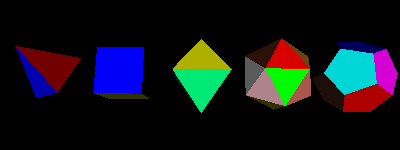

Source code (Python):
#!/usr/bin/env python

# Demonstrate the five Platonic solids from vtkPlatonicSolidSource with
# a color lookup table applied to each face.

# Factory overrides
import vtkmodules.vtkInteractionStyle  # noqa: F401
import vtkmodules.vtkRenderingFreeType  # noqa: F401
import vtkmodules.vtkRenderingOpenGL2  # noqa: F401

from vtkmodules.vtkCommonColor import vtkNamedColors
from vtkmodules.vtkCommonCore import vtkLookupTable
from vtkmodules.vtkFiltersSources import vtkPlatonicSolidSource
from vtkmodules.vtkRenderingCore import (
    vtkActor,
    vtkPolyDataMapper,
    vtkRenderWindow,
    vtkRenderWindowInteractor,
    vtkRenderer,
)

named_colors = vtkNamedColors()

# Tetrahedron
tetrahedron = vtkPlatonicSolidSource()
tetrahedron.SetSolidTypeToTetrahedron()
tetrahedron_mapper = vtkPolyDataMapper()
tetrahedron_mapper.SetInputConnection(tetrahedron.GetOutputPort())
tetrahedron_actor = vtkActor()
tetrahedron_actor.SetMapper(tetrahedron_mapper)

# Cube
cube = vtkPlatonicSolidSource()
cube.SetSolidTypeToCube()
cube_mapper = vtkPolyDataMapper()
cube_mapper.SetInputConnection(cube.GetOutputPort())
cube_actor = vtkActor()
cube_actor.SetMapper(cube_mapper)
cube_actor.AddPosition(2.0, 0, 0)

# Octahedron
octahedron = vtkPlatonicSolidSource()
octahedron.SetSolidTypeToOctahedron()
octahedron_mapper = vtkPolyDataMapper()
octahedron_mapper.SetInputConnection(octahedron.GetOutputPort())
octahedron_actor = vtkActor()
octahedron_actor.SetMapper(octahedron_mapper)
octahedron_actor.AddPosition(4.0, 0, 0)

# Icosahedron
icosahedron = vtkPlatonicSolidSource()
icosahedron.SetSolidTypeToIcosahedron()
icosahedron_mapper = vtkPolyDataMapper()
icosahedron_mapper.SetInputConnection(icosahedron.GetOutputPort())
icosahedron_actor = vtkActor()
icosahedron_actor.SetMapper(icosahedron_mapper)
icosahedron_actor.AddPosition(6.0, 0, 0)

# Dodecahedron
dodecahedron = vtkPlatonicSolidSource()
dodecahedron.SetSolidTypeToDodecahedron()
dodecahedron_mapper = vtkPolyDataMapper()
dodecahedron_mapper.SetInputConnection(dodecahedron.GetOutputPort())
dodecahedron_actor = vtkActor()
dodecahedron_actor.SetMapper(dodecahedron_mapper)
dodecahedron_actor.AddPosition(8.0, 0, 0)

# Lookup table with named colors for each face
lookup_table = vtkLookupTable()
lookup_table.SetNumberOfColors(20)
lookup_table.Build()

color_names = [
    "red", "lime", "yellow", "blue", "magenta",
    "cyan", "spring_green", "lavender", "mint_cream", "violet",
    "ivory_black", "coral", "pink", "salmon", "sepia",
    "carrot", "gold", "forest_green", "turquoise", "plum",
]
for i, name in enumerate(color_names):
    rgba = [0.0, 0.0, 0.0, 1.0]
    named_colors.GetColor(name, rgba)
    lookup_table.SetTableValue(i, rgba)

lookup_table.SetTableRange(0, 19)

tetrahedron_mapper.SetLookupTable(lookup_table)
tetrahedron_mapper.SetScalarRange(0, 19)
cube_mapper.SetLookupTable(lookup_table)
cube_mapper.SetScalarRange(0, 19)
octahedron_mapper.SetLookupTable(lookup_table)
octahedron_mapper.SetScalarRange(0, 19)
icosahedron_mapper.SetLookupTable(lookup_table)
icosahedron_mapper.SetScalarRange(0, 19)
dodecahedron_mapper.SetLookupTable(lookup_table)
dodecahedron_mapper.SetScalarRange(0, 19)

# Renderer
renderer = vtkRenderer()
renderer.AddActor(tetrahedron_actor)
renderer.AddActor(cube_actor)
renderer.AddActor(octahedron_actor)
renderer.AddActor(icosahedron_actor)
renderer.AddActor(dodecahedron_actor)

rgb = [0.0, 0.0, 0.0]
named_colors.GetColorRGB("black", rgb)
renderer.SetBackground(rgb)

# Window
render_window = vtkRenderWindow()
render_window.AddRenderer(renderer)
render_window.SetSize(400, 150)
render_window.SetWindowName("platonic solids")

# Scene
camera = renderer.GetActiveCamera()
camera.SetPosition(3.89696, 7.20771, 1.44123)
camera.SetFocalPoint(3.96132, 0, 0)
camera.SetViewUp(-0.0079335, 0.196002, -0.980571)
camera.SetClippingRange(5.42814, 9.78848)

# Interactor
interactor = vtkRenderWindowInteractor()
interactor.SetRenderWindow(render_window)

interactor.Initialize()
interactor.Start()
